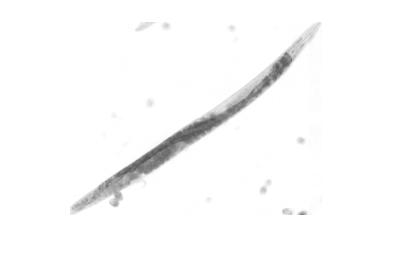
%> input picture DemoGonadDetection/worm_ex1.jpg, 394 x 263 px
$ octave driver_code.m   (GNU Octave 9; MATLAB toolbox functions it lacks are replaced by stand-ins)
%> lines starting %> are read from the running program, lines starting %| are printed output that depends on the picture; in (x1, y1, x2, y2) boxes, pixels count from 0 and x2, y2 are one past the last pixel; in counts of white or black regions, pixels touching at a corner belong together; the program's own positions count from 1
### find_gonads.m
function [gonadx, gonady] = find_gonads(c_elegans, display)

    % Contrast threshold for c_elegans
    thresh = 240;
    % Branch size
    branch_thres = 50;


    % Get only the outline of the worm
    BW_outline = c_elegans < thresh;
    BW_outline = imfill(BW_outline, 'holes');
    regions = regionprops(BW_outline, {'FilledArea'});
    maxArea = max([regions.FilledArea]);
    BW_outline = bwareaopen(BW_outline, maxArea-1);

    % Get the skeleton of the worm
    skel = bwmorph(BW_outline, 'skel', 'Inf');
    [skel_y skel_x] = find(skel);

     figure,imshow(skel)

    % Get rid of all the branches
    endpts = bwmorph(skel, 'endpoints');
    while sum(sum(endpts)) ~= 2
        skel = skel - endpts;
        endpts = bwmorph(skel, 'endpoints');
    end

%     figure,imshow(skel)
     [rows cols] = find(endpts)
%     hold on
%     plot(cols, rows, 'ro');
%     hold off

    current_row = rows(1);
    current_col = cols(1);

    nxtPt = 0;
    updown = 0;
    ord_skel = [];
    size(skel)
    % Traverse the skeleton
    while ~(current_row == rows(2) && current_col == cols(2))
        ord_skel = [ord_skel; current_row, current_col];
        skel(current_row, current_col) = 0;

        updown = 0;

        % Try up, down, left, right first
        for dc=-1:1:1

            if dc==0

                for dr=-1:2:1
                    if skel(current_row+dr, current_col+dc) == 1
                        current_row = current_row + dr;
                        current_col = current_col + dc;
                        nxtPt = 1;
                        break;

                    end

                end

            else

                if skel(current_row, current_col+dc) == 1
                    current_row = current_row;
                    current_col = current_col + dc;
                    nxtPt = 1;
                    break;
                end


            end

            if nxtPt == 1
                nxtPt = 0;
                updown = 1;
                break;
            end


        end

        % Try diagonals
        if ~updown

            for dc = [-1 1]
                for dr = [-1 1]
                    % add checks later
                    if skel(current_row+dr, current_col+dc) == 1
                        current_row = current_row + dr;
                        current_col = current_col + dc;
                        nxtPt = 1;
                        break;

                    end
                end

                if nxtPt == 1
                    nxtPt = 0;
                    break;
                end
            end

        end

% [17 lines of commented-out code are left out]

    end

    gonadx = [ord_skel(round(length(ord_skel)/4), 2) ord_skel(round(3*length(ord_skel)/4), 2)];
    gonady = [ord_skel(round(length(ord_skel)/4), 1) ord_skel(round(3*length(ord_skel)/4), 1)];

    if display
    figure, imshow(c_elegans)
    sum(sum(skel))
    size(ord_skel)
    hold on
    plot(ord_skel(:, 2), ord_skel(:,1), 'r')
    plot(ord_skel(round(length(ord_skel)/4), 2),ord_skel(round(length(ord_skel)/4), 1), 'yo')
    plot(ord_skel(round(3*length(ord_skel)/4), 2),ord_skel(round(3*length(ord_skel)/4), 1), 'yo')
    hold off
    end

end

### driver_code.m
worm1 = rgb2gray(imread('worm_ex1.jpg'));
%> worm1: size 263x394 uint8; min 76, max 255, mean 250
worm2 = rgb2gray(imread('worm_ex2.jpg'));
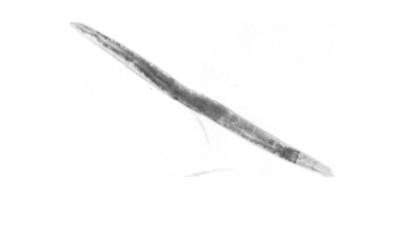
%> input picture DemoGonadDetection/worm_ex2.jpg, 406 x 225 px
%> worm2: size 225x406 uint8; min 80, max 255, mean 249.9
worm3 = rgb2gray(imread('worm_ex3.jpg'));
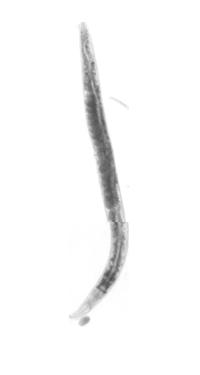
%> input picture DemoGonadDetection/worm_ex3.jpg, 200 x 375 px
%> worm3: size 375x200 uint8; min 74, max 255, mean 248.3
worm4 = rgb2gray(imread('worm_ex4.jpg'));
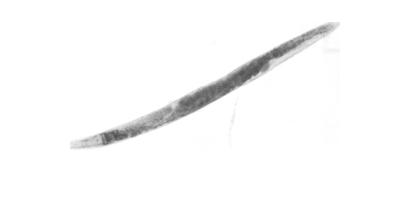
%> input picture DemoGonadDetection/worm_ex4.jpg, 412 x 198 px
%> worm4: size 198x412 uint8; min 78, max 255, mean 249.2
worm5 = rgb2gray(imread('worm_ex5.jpg'));
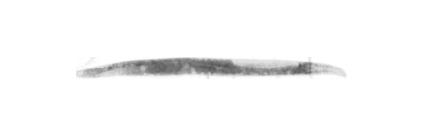
%> input picture DemoGonadDetection/worm_ex5.jpg, 425 x 127 px
%> worm5: size 127x425 uint8; min 83, max 255, mean 248.1
worm6 = rgb2gray(imread('worm_ex6.jpg'));
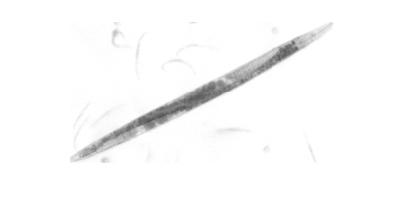
%> input picture DemoGonadDetection/worm_ex6.jpg, 406 x 211 px
%> worm6: size 211x406 uint8; min 78, max 255, mean 249.6

find_gonads(worm1, 1);
%> in find_gonads, `BW_outline = c_elegans < thresh;`:
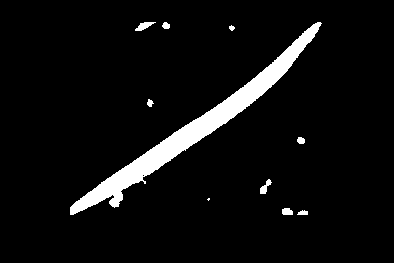
%> BW_outline: size 263x394 logical; 5.7% white; 10 white regions (1 under 20 px), largest, box (x1, y1, x2, y2) and area: (70, 22, 322, 215) 5474, (135, 22, 156, 31) 97, (260, 179, 272, 194) 83
%> in find_gonads, `BW_outline = imfill(BW_outline, 'holes');`: BW_outline: size 263x394 logical; 5.7% white; 10 white regions (1 under 20 px), largest, box (x1, y1, x2, y2) and area: (70, 22, 322, 215) 5475, (135, 22, 156, 31) 97, (260, 179, 272, 194) 83
%> in find_gonads, `regions = regionprops(BW_outline, {'FilledArea'});`: regions = 10 items; first 5, FilledArea: 5475, 97, 36, 43, 6
%> in find_gonads, `maxArea = max([regions.FilledArea]);`: maxArea = 5475
%> in find_gonads, `BW_outline = bwareaopen(BW_outline, maxArea-1);`:
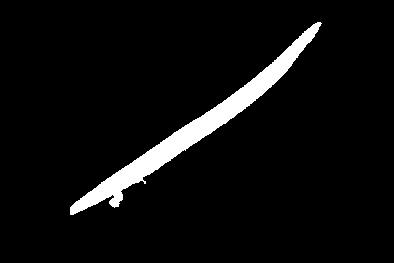
%> BW_outline: size 263x394 logical; 5.3% white; 1 white region, box (x1, y1, x2, y2) and area: (70, 22, 322, 215) 5475
%> the run ends on the next line
